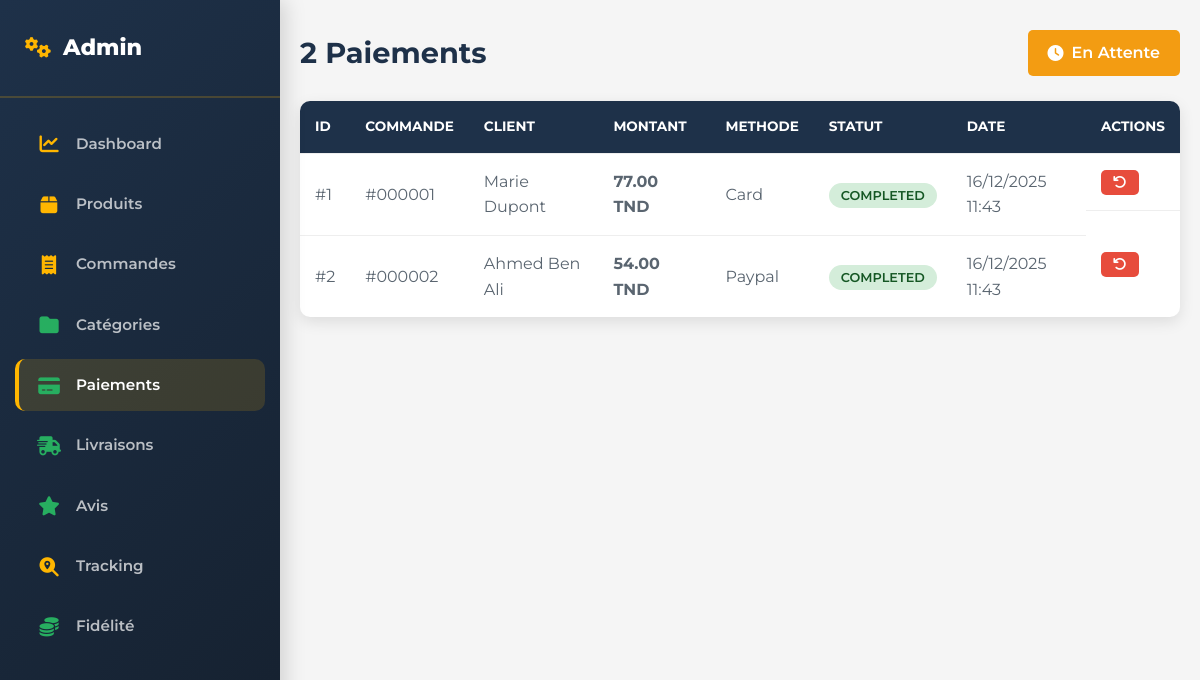
The app's page /index.php?controller=payment&action=index (signed in) with its own data.
### tables this page shows
CREATE TABLE `payments` (
    `id` INT AUTO_INCREMENT PRIMARY KEY,
    `order_id` INT NOT NULL,
    `amount` DECIMAL(10, 2) NOT NULL,
    `payment_method` VARCHAR(50) NOT NULL,
    `method` VARCHAR(50),
    `transaction_id` VARCHAR(100),
    `status` ENUM('pending', 'completed', 'failed', 'refunded') DEFAULT 'pending',
    `paid_at` TIMESTAMP NULL,
    `created_at` TIMESTAMP DEFAULT CURRENT_TIMESTAMP,
    INDEX `idx_order` (`order_id`),
    INDEX `idx_status` (`status`),
    FOREIGN KEY (`order_id`) REFERENCES `orders`(`id`) ON DELETE CASCADE
);

CREATE TABLE `customers` (
    `id` INT AUTO_INCREMENT PRIMARY KEY,
    `first_name` VARCHAR(100) NOT NULL,
    `last_name` VARCHAR(100) NOT NULL,
    `email` VARCHAR(255) NOT NULL,
    `phone` VARCHAR(20),
    `address` TEXT,
    `city` VARCHAR(100),
    `postal_code` VARCHAR(20),
    `country` VARCHAR(100) DEFAULT 'Tunisia',
    `created_at` TIMESTAMP DEFAULT CURRENT_TIMESTAMP,
    UNIQUE KEY `unique_email` (`email`),
    INDEX `idx_email` (`email`)
);

### models/PAYMENT.PHP (called while the page is built, shortened)
<?php
class Payment {
    public static function findAll() {
        $db = Database::getConnexion();
        $sql = "SELECT p.*, c.first_name, c.last_name, c.email FROM payments p LEFT JOIN orders o ON p.order_id = o.id LEFT JOIN customers c ON o.customer_id = c.id ORDER BY p.created_at DESC";
        $stmt = $db->query($sql);
        return $stmt->fetchAll(PDO::FETCH_ASSOC);
    }
}

### controllers/PAYMENTCONTROLLER.PHP (called while the page is built, shortened)
<?php
require_once __DIR__ . "/../models/Payment.php";
class PaymentController {
    public function listPayments() {
        try {
            return Payment::findAll();
        } catch (Exception $e) {
            $this->lastError = $e->getMessage();
            return [];
        }
    }
}

### views/admin/PAYMENT_LIST.PHP (the view, shortened to what this page needs)
<!DOCTYPE html>
<html lang="fr">
<head>
    <link rel="stylesheet" href="https://cdnjs.cloudflare.com/ajax/libs/font-awesome/6.4.0/css/all.min.css">
    <link rel="stylesheet" href="assets/css/admin.css">
</head>
<body>
    <div class="container">
        <?php include __DIR__ . '/admin_navbar.php'; ?>
        <div class="header">
            <h2><?php echo count($payments); ?> Paiements</h2>
            <a href="index.php?controller=payment&action=pending" class="btn btn-warning"><i class="fas fa-clock"></i> En Attente</a>
        </div>
        <table>
            <thead>
                <tr>
                    <th>ID</th>
                    <th>Commande</th>
                    <th>Client</th>
                    <th>Montant</th>
                    <th>Methode</th>
                    <th>Statut</th>
                    <th>Date</th>
                    <th>Actions</th>
                </tr>
            </thead>
            <tbody>
                <?php if (empty($payments)): ?>
                    <tr><td colspan="8" style="text-align:center;">Aucun paiement</td></tr>
                <?php else: ?>
                    <?php foreach ($payments as $payment): ?>
                        <tr>
                            <td>#<?php echo $payment['id']; ?></td>
                            <td>#<?php echo str_pad($payment['order_id'], 6, '0', STR_PAD_LEFT); ?></td>
                            <td><?php echo htmlspecialchars(($payment['first_name'] ?? '') . ' ' . ($payment['last_name'] ?? '')); ?></td>
                            <td><strong><?php echo number_format($payment['amount'], 2); ?> TND</strong></td>
                            <td><?php echo ucfirst($payment['method']); ?></td>
                            <td>
                                <?php
                                $statusClass = 'secondary';
                                if ($payment['status'] === 'pending') $statusClass = 'warning';
                                elseif ($payment['status'] === 'completed') $statusClass = 'success';
                                elseif ($payment['status'] === 'failed') $statusClass = 'danger';
                                elseif ($payment['status'] === 'refunded') $statusClass = 'info';
                                ?>
                                <span class="badge badge-<?php echo $statusClass; ?>"><?php echo ucfirst($payment['status']); ?></span>
                            </td>
                            <td><?php echo date('d/m/Y H:i', strtotime($payment['created_at'])); ?></td>
                            <td class="actions">
                                <?php if ($payment['status'] === 'completed'): ?>
                                    <form method="POST" action="index.php?controller=payment&action=refund" style="display:inline;">
                                        <button type="submit" class="btn btn-sm btn-danger" onclick="return confirm('Rembourser ce paiement?');"><i class="fas fa-undo"></i></button>
                                    </form>
                                <?php endif; ?>
                            </td>
                        </tr>
                    <?php endforeach; ?>
                <?php endif; ?>
            </tbody>
        </table>
    </div>
</body>
</html>

### records on screen
payments: id "1", order "000001", customers.first_name+last_name "Marie Dupont", amount "77.00", method "Card", status "COMPLETED", created_at "16/12/2025 11:43"
payments: id "2", order "000002", customers.first_name+last_name "Ahmed Ben Ali", amount "54.00", method "Paypal", status "COMPLETED", created_at "16/12/2025 11:43"

### other values on screen
$tab['label'] "Dashboard"
$tab['label'] "Produits"
$tab['label'] "Commandes"
$tab['label'] "Catégories"
$tab['label'] "Paiements"
$tab['label'] "Livraisons"
$tab['label'] "Avis"
$tab['label'] "Tracking"
$tab['label'] "Fidélité"
count($payments) "2"
